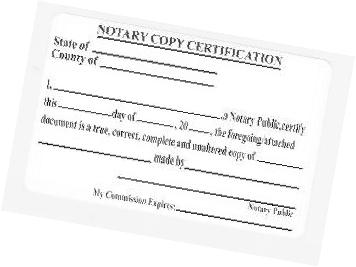
#> input picture gambar-sampel/Image-3--10Image_12.JPG, 356 x 267 px, found by its file name
$ jupyter execute Digital-Image-Processing-Projects-Skew-Detetction.ipynb
#> lines starting #> are read from the running program, lines starting #| are printed output that depends on the picture
<a href="https://colab.research.google.com/github/arezyhs/Python-Digital-Image-Processing-Projects/blob/main/Digital-Image-Processing-Projects-Skew-Detetction.ipynb" target="_parent"></a>

[cell 1]
from google.colab import files
from skimage.io import imread
import matplotlib.pyplot as plt
from skimage.color import rgb2gray

# Mengunggah gambar
uploaded = files.upload()
#> the answer given: Image-3--10Image_12.JPG

# Mendapatkan nama file gambar yang diunggah
image = next(iter(uploaded))  # Mendapatkan nama file yang pertama kali diunggah

# Membaca gambar
img = imread(image)
#> img is the input picture: shape (267, 356); min 0, max 255, mean 243.1

# Mengecek apakah gambar memiliki 3 channel (RGB atau RGBA)
if len(img.shape) == 3 and img.shape[2] == 4:
    # Jika gambar memiliki channel alpha (RGBA), hapus channel tersebut
    img = img[:, :, :3]

# Mengecek apakah gambar sudah dalam format grayscale (2D array)
if len(img.shape) == 2:
    # Gambar sudah dalam format grayscale, tidak perlu diubah
    grayscale_img = img
else:
    # Jika gambar dalam format RGB, ubah menjadi grayscale
    grayscale_img = rgb2gray(img)

# Menampilkan gambar dalam format grayscale
plt.imshow(grayscale_img, cmap="gray")
plt.axis('off')  # sumbu off
plt.show()

[cell 2]
from skimage.filters import sobel
from skimage.util import invert

sobel_image = invert(sobel(img))
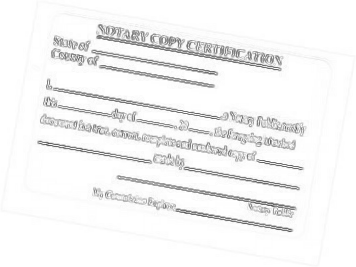
#> sobel_image: shape (267, 356) float64; min 0.313, max 1, mean 0.956
plt.imshow(sobel_image)

# Check if the image has 3 channels (RGB or RGBA)
if len(sobel_image.shape) == 3:
    sobel_image = rgb2gray(sobel_image)  # Convert to grayscale

[cell 3]
import numpy as np
from skimage.transform import rotate

#find the horizontal projection of all the rows in the image
#rotate the image between angles -10 to 10 degrees and find the angle which gives the least median of horizontal projection
def horizontal_projections(sobel_image):
    sum_of_cols = []
    rows, cols = sobel_image.shape  # This will now work because sobel_image is 2D
    for row in range(rows-1):
        sum_of_cols.append(np.sum(sobel_image[row,:]))
    return sum_of_cols

### horizontal projections on line plot

[cell 4]
# Set up the subplots
fig, ax = plt.subplots(nrows=20, figsize=(20,50))

# Loop through different angles and plot horizontal projections
for index, angle in enumerate(range(-10, 10)):
    ax[index].set_title('angle:' + str(angle))
    rotated_image = rotate(sobel_image, angle, cval=1)
    hp = horizontal_projections(rotated_image)  # Get horizontal projections for the rotated image
    xv = []
    yv = []
    for i, y in enumerate(hp):
        xv.append(i)
        yv.append(y)
    ax[index].plot(yv)
#> this loop made 20 passes
#> pass 1, `rotated_image = rotate(sobel_image, angle, cval=1)`:
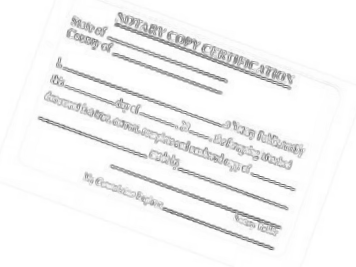
#> rotated_image: shape (267, 356) float64; min 0.361, max 1, mean 0.956
#> pass 2, `rotated_image = rotate(sobel_image, angle, cval=1)`:
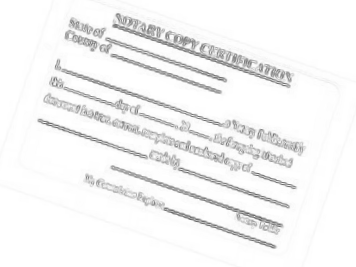
#> rotated_image: shape (267, 356) float64; min 0.399, max 1, mean 0.956
#> pass 3, `rotated_image = rotate(sobel_image, angle, cval=1)`:
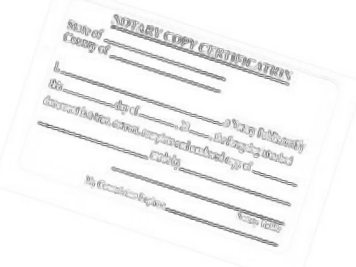
#> rotated_image: shape (267, 356) float64; min 0.385, max 1, mean 0.956
#> after the loop:
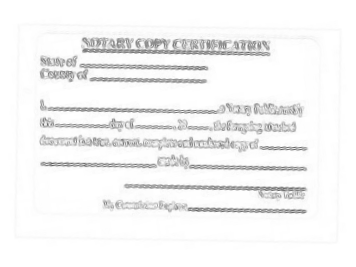
#> rotated_image: shape (267, 356) float64; min 0.363, max 1, mean 0.956

plt.tight_layout()
plt.show()
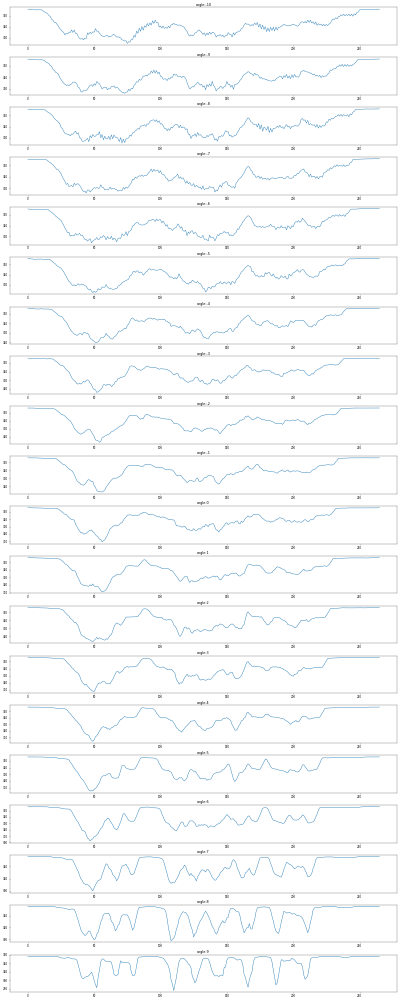
#> figure drawn by matplotlib, 20 panels; panel 1: curve peaks at x = 264, y = 355.7; panel 2: curve peaks at x = 265, y = 355.8; panel 3: curve peaks at x = 264, y = 355.8; panel 4: curve peaks at x = 263, y = 355.8

### box plot of these horizontal projections

[cell 5]
fig, ax = plt.subplots(nrows=20, figsize=(10,50))
for index,angle in enumerate(range(-10,10)):
  hp = horizontal_projections(rotate(sobel_image, angle, cval=1))
  xv = []
  yv = []
  for i, y in enumerate(hp):
    xv.append(i)
    yv.append(y)
  ax[index].set_title('angle:'+str(angle)+', median:'+str(np.median(hp)))
  ax[index].boxplot(yv)
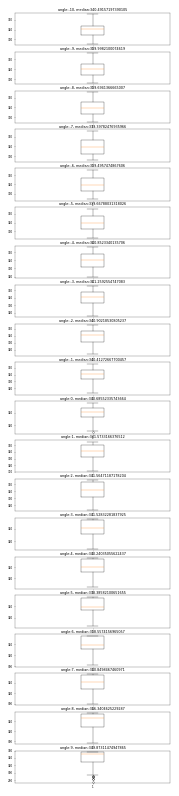
#> figure drawn by matplotlib, 20 panels

### extract the angle which gave me the highest median.

[cell 6]
rows,cols = sobel_image.shape
#> rows = 267; cols = 356
predicted_angle = 0
highest_hp = 0
for index,angle in enumerate(range(-10,10)):
  hp = horizontal_projections(rotate(sobel_image, angle, cval=1))
  median_hp = np.median(hp)
  if highest_hp < median_hp:
    predicted_angle = angle
    highest_hp = median_hp
#> this loop made 20 passes
#> (median_hp, highest_hp) on passes 1, 7, 8, 12, 19, 20: (340.5, 340.5), (340.9, 340.9), (341.3, 341.3), (341.6, 341.6), (346.3, 346.3), (349.9, 349.9)
#> median_hp on passes 2, 3, 4, 5, 6, 9: 340, 339.7, 339.4, 339.5, 339.7, 340.9
#> after the loop, highest_hp = 349.9; predicted_angle = 9

fig, ax = plt.subplots(ncols=2, figsize=(20,10))
ax[0].set_title('original image grayscale')
ax[0].imshow(img, cmap="gray")
ax[1].set_title('original image rotated by angle'+str(predicted_angle))
ax[1].imshow(rotate(img, predicted_angle, cval=1), cmap="gray")
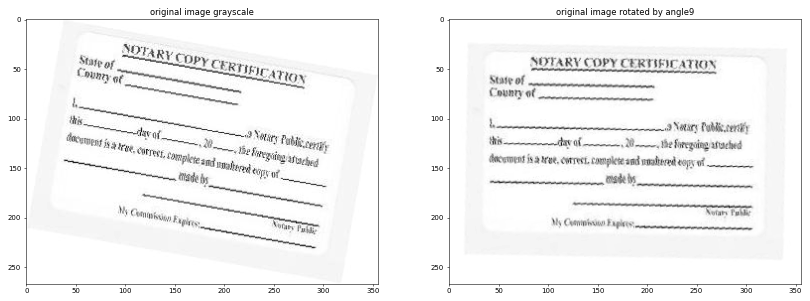
#> figure drawn by matplotlib, 2 panels

$ run again, on gambar-sampel/Image-3--12Image_38.jpg
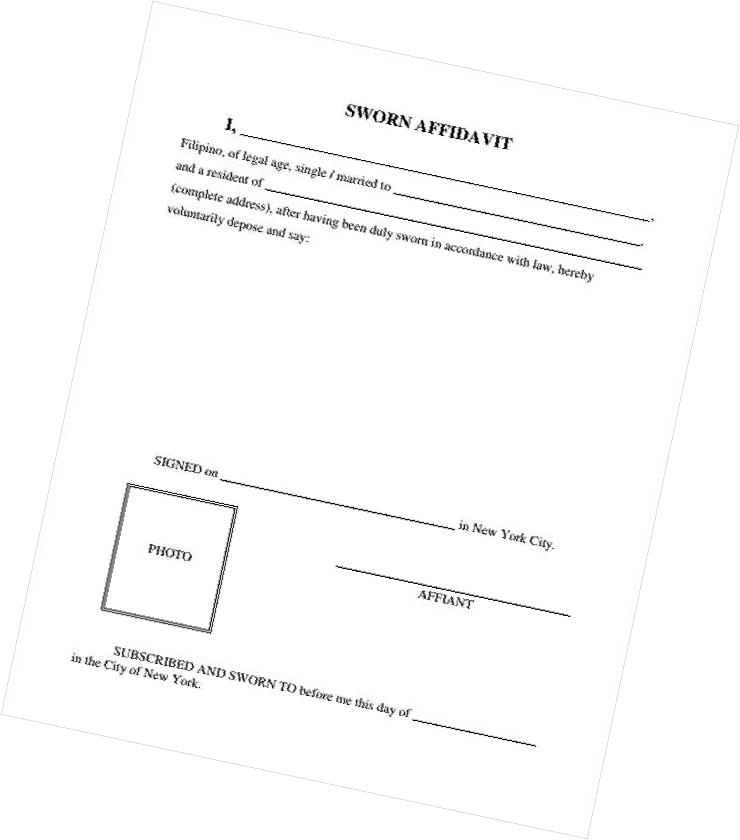
#> input picture gambar-sampel/Image-3--12Image_38.jpg, 740 x 840 px, found by its file name
#> img is the input picture: shape (840, 740); min 0, max 255, mean 251.2
#> after the loop `for index, angle in enumerate(range(-10, 10)):`:
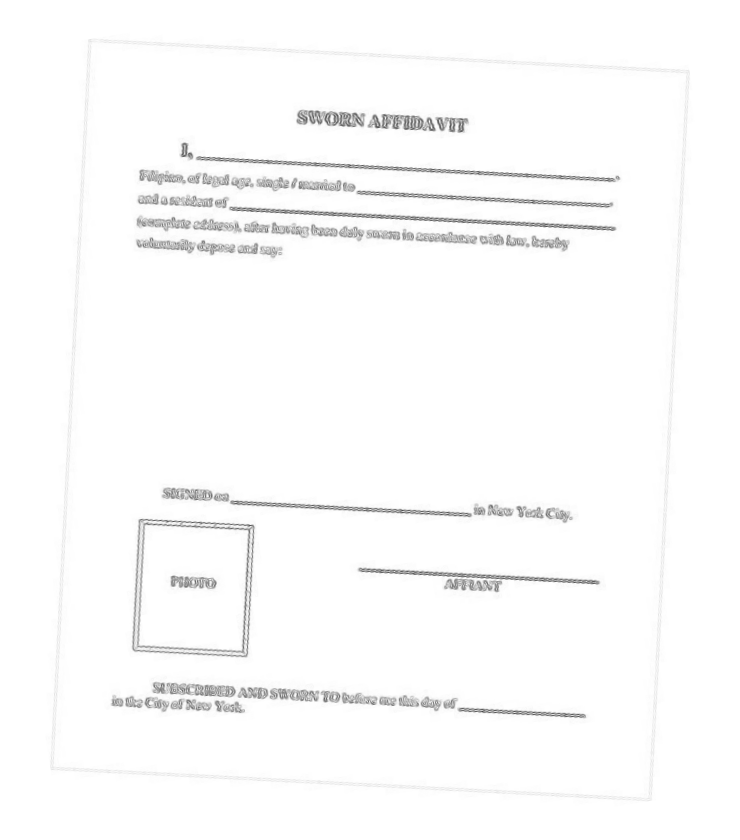
#> rotated_image: shape (840, 740) float64; min 0.279, max 1, mean 0.985
#> the loop `for index,angle in enumerate(range(-10,10)):` made 20 passes
#> (median_hp, highest_hp) on passes 1, 7, 8, 11, 12, 13, 14, 15: (730.9, 730.9), (730.9, 730.9), (731.6, 731.6), (732.5, 732.5), (733.1, 733.1), (735.7, 735.7), (737, 737), (737.9, 737.9)
#> after the loop `for index,angle in enumerate(range(-10,10)):`: highest_hp = 738.6; predicted_angle = 9
#> `[cell 6] rows,cols = sobel_image.shape predicted_angle = 0 highest_hp ..`:
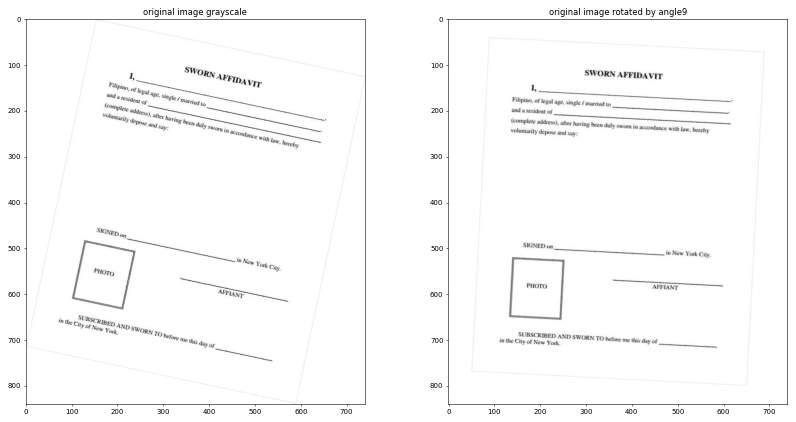
#> figure drawn by matplotlib, 2 panels
